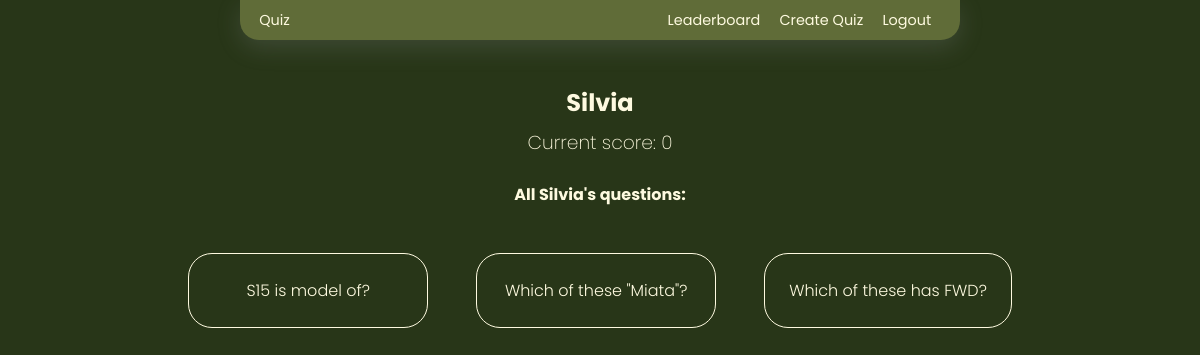
The page /profile_page/19 on the database its author committed.
### quiz/models.py (models this page shows, shortened)
class User(AbstractUser):
    score = models.IntegerField(
        blank=True,
        null=True,
        default=0
    )

class Quiz(models.Model):
    question = models.CharField(max_length=300)
    user = models.ForeignKey(
        User,
        on_delete=models.CASCADE
    )
    active = models.BooleanField(default=True)
    created = models.DateTimeField(auto_now_add=True, blank=True, null=True)

### quiz/views.py (the view)
# urls.py: path("profile_page/<int:userId>", views.profile_page, name="profile_page"),
def profile_page(request, userId):
    try:
        user = User.objects.get(id=userId)
        questions = Quiz.objects.filter(user=user)
    except:
        return render(request, "quiz/404.html")
    context = {
        "user": user,
        "questions": questions
    }
    return render(request, "quiz/profile_page.html", context)

### quiz/templates/quiz/profile_page.html
{% extends "quiz/layout.html" %}
{% block body %}
<h2 class="profile-title">{{user.username}}</h2>
<h3 class="profile-score">Current score: {{user.score}}</h3>
{% if questions %}
<h4>All {{user.username}}'s questions:</h4>
<div class="profile-questions">
    {% for question in questions %}
    <div class="profile-question">
        {{question.question}}
    </div>
    {% endfor %}
</div>
{% else %}
<h4>{{user.username}} did not create any questions yet.</h4>
{% endif %}
{% endblock %}

### quiz/static/quiz/styles.css (style rules this page uses)
* { transition: all 0.4s cubic-bezier(0, 0.74, 0.47, 0.99); box-sizing: border-box; }
html, body { margin: 0; padding: 0; box-sizing: border-box; font-family: "Poppins", sans-serif; color: #fefae0; }
body { background-color: #283618; width: 100vw; height: 100vh; }
.profile-title, .profile-score { margin: 0.2em; }
.profile-score { font-weight: 200; }
.profile-questions { display: flex; justify-content: center; align-items: center; flex-wrap: wrap; }
.profile-question { min-width: 15em; border: 1px #fefae0 solid; border-radius: 1.5em; padding: 1.5em; text-align: center; font-weight: 300; margin: 1.5em; }

### rows shown on the page
User: username "Silvia", score "0"
Quiz: question "S15 is model of?"
Quiz: question "Which of these \"Miata\"?"
Quiz: question "Which of these has FWD?"
